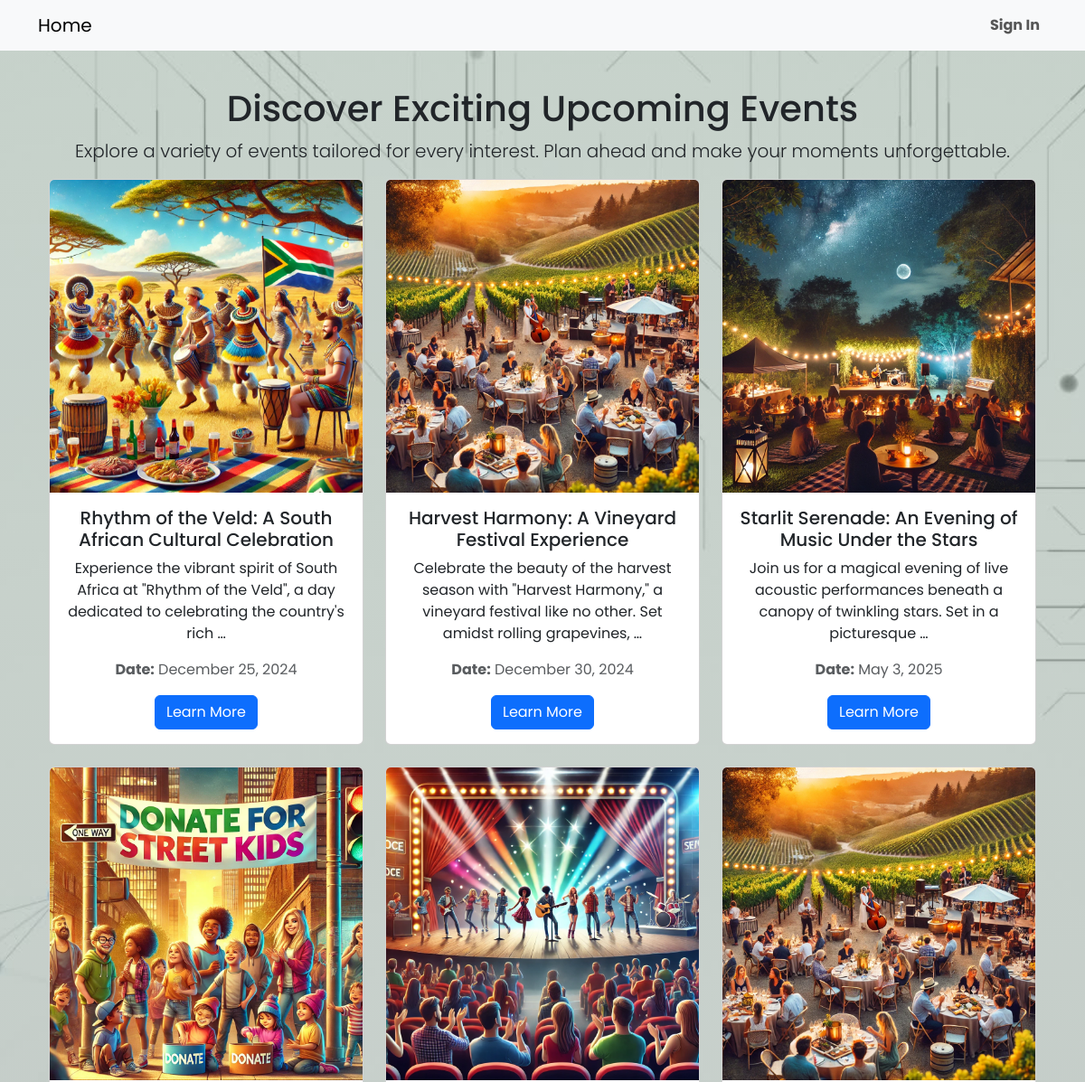
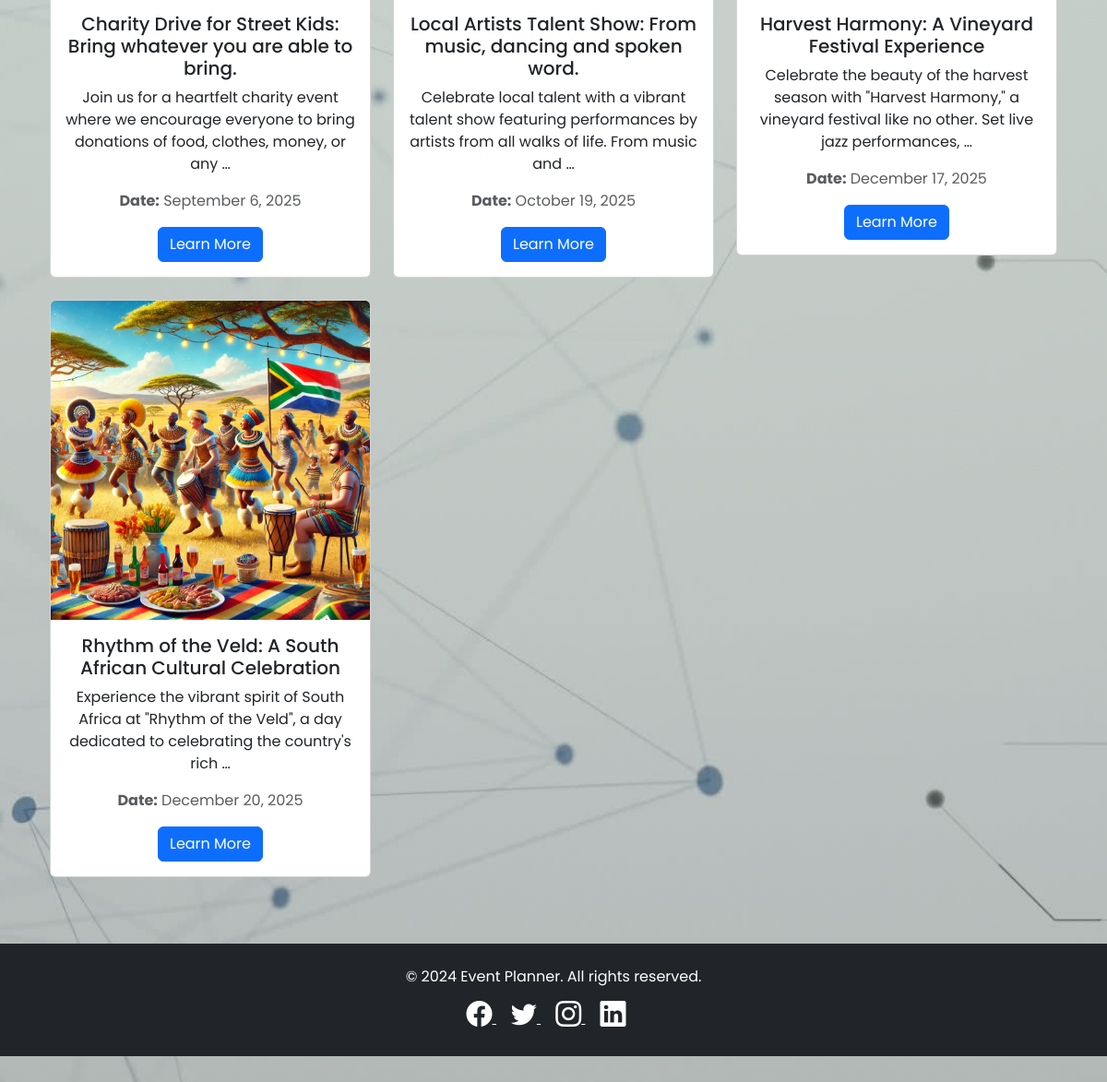
Screenshot of /events/ with the database file from the repository (2 pictures, top to bottom).
### events/models.py (models this page shows, shortened)
class Event(models.Model):
    title = models.CharField(max_length=200)
    description = models.TextField()
    date = models.DateField()
    time = models.TimeField()
    location = models.CharField(max_length=255)
    image = models.ImageField(upload_to='uploads/events/')
    highlights = models.TextField(blank=True, help_text="Comma-separated highlights of the event.")
    ticket_price = models.DecimalField(max_digits=6, decimal_places=2, null=True, blank=True)  # Ticket price (optional)
    organizer = models.ForeignKey(
        settings.AUTH_USER_MODEL,
        on_delete=models.CASCADE,
        null=True,  # Allow null for existing rows
        blank=True  # Allow blank values in forms
    )

### events/views.py (the view)
# urls.py: path('events/', views.event_list, name='event_list'),  # Event list page
def event_list(request):
    events = Event.objects.all().order_by('date')
    return render(request, 'events/event_list.html', {'events': events})

### events/templates/events/event_list.html (shortened to what this page needs)
{% extends "events/base.html" %}
{% block content %}
<div class="container my-5">
    <h1 class="text-center">Discover Exciting Upcoming Events</h1>
    <p class="lead text-center">Explore a variety of events tailored for every interest. Plan ahead and make your moments unforgettable.</p>
    <div class="row">
        {% for event in events %}
        <div class="col-sm-6 col-md-4 col-lg-4 mb-4">
            <div class="card">
                <img src="{{ event.image.url }}" class="card-img-top" alt="{{ event.title }}">
                <div class="card-body">
                    <h5 class="card-title">{{ event.title }}</h5>
                    <p class="card-text">{{ event.description|truncatewords:20 }}</p>
                    <p class="text-muted"><strong>Date:</strong> {{ event.date|date:"F j, Y" }}</p>
                    <a href="{% url 'events:event_detail' event.pk %}" class="btn btn-primary">Learn More</a>
                </div>
            </div>
        </div>
        {% empty %}
        <div class="col-12">
            <p class="text-center">No events found.</p>
        </div>
        {% endfor %}
    </div>
</div>
{% endblock %}

### events/templates/events/static/events/css/styles.css (style rules this page uses)
html { scroll-behavior: smooth; }
body { font-family: 'Poppins', sans-serif; }
.card { transition: transform 0.3s ease; }

### rows the page displays
Event: image (picture), title "Rhythm of the Veld: A South African Cultural Celebration", description "Experience the vibrant spirit of South Africa at \"Rhythm of the Veld\", a day dedicated to celebrating the country's rich …", date "December 25, 2024"
Event: image (picture), title "Harvest Harmony: A Vineyard Festival Experience", description "Celebrate the beauty of the harvest season with \"Harvest Harmony,\" a vineyard festival like no other. Set amidst rolling grapevines, …", date "December 30, 2024"
Event: image (picture), title "Starlit Serenade: An Evening of Music Under the Stars", description "Join us for a magical evening of live acoustic performances beneath a canopy of twinkling stars. Set in a picturesque …", date "May 3, 2025"
Event: image (picture), title "Charity Drive for Street Kids: Bring whatever you are able to bring.", description "Join us for a heartfelt charity event where we encourage everyone to bring donations of food, clothes, money, or any …", date "September 6, 2025"
Event: image (picture), title "Local Artists Talent Show: From music, dancing and spoken word.", description "Celebrate local talent with a vibrant talent show featuring performances by artists from all walks of life. From music and …", date "October 19, 2025"
Event: image (picture), title "Harvest Harmony: A Vineyard Festival Experience", description "Celebrate the beauty of the harvest season with \"Harvest Harmony,\" a vineyard festival like no other. Set live jazz performances, …", date "December 17, 2025"
Event: image (picture), title "Rhythm of the Veld: A South African Cultural Celebration", description "Experience the vibrant spirit of South Africa at \"Rhythm of the Veld\", a day dedicated to celebrating the country's rich …", date "December 20, 2025"
